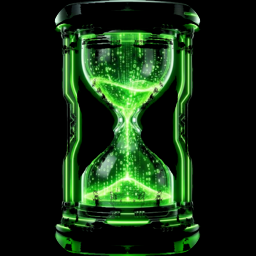
#> input picture flatpak/io.github.UnDadFeated.ChronoArchiver.png, 256 x 256 px; its folder holds only this picture in this run
$ python -i video_frame_noise.py   (imports and definitions only)
#> lines starting #> are read from the running program, lines starting #| are printed output that depends on the picture
#> further down, picture is the input picture: shape (256, 256, 3); mean B, G, R 18, 43.4, 19.7
"""
Per-frame luma / chroma noise scores for AI Video Upscaler (OpenCV stats, no extra NN).

Scores are in [0, 1]. A temporal pass smooths each track so NR strength does not flicker frame
to frame; symmetric smoothing needs a full pre-scan of the source video.
"""

from __future__ import annotations

import logging
from collections.abc import Callable

import numpy as np

_log = logging.getLogger("ChronoArchiver.video_frame_noise")

# Align with video_upscaler_panel heuristics (same analysis sizes / Gauss params).
LUMA_ANALYSIS_MAX_EDGE = 640
LUMA_GAUSS_KSIZE = 7
LUMA_GAUSS_SIGMA = 1.5
# Map HF stats to 0..1 (above old boolean thresholds → mid–high scores).
LUMA_SCORE_MED_SCALE = 10.0  # median HF residual: ~4 threshold → partial score
LUMA_SCORE_MEAN_SCALE = 22.0  # mean HF residual: ~7 threshold

CHROMA_MEAN_Y_LOW = 98.0
CHROMA_MEAN_Y_MID = 132.0
CHROMA_SPREAD_MIN = 22.0
CHROMA_SPREAD_SCALE = 45.0  # std(U)+std(V) extra above baseline → score


def _resize_bgr_for_analysis(bgr, max_edge: int):
#> called with max_edge = 640
    import cv2

    if bgr is None or bgr.size == 0:
        return bgr
    h, w = bgr.shape[:2]
#> h = 256; w = 256
    m = max(h, w)
#> m = 256
    if m <= max_edge or m <= 0:
        return bgr
    s = float(max_edge) / float(m)
    nh, nw = max(1, int(h * s)), max(1, int(w * s))
    return cv2.resize(bgr, (nw, nh), interpolation=cv2.INTER_AREA)


def luma_noise_score_from_source(bgr) -> float:
    """
    Continuous luma noise score [0, 1] from source BGR (high-frequency residual on Y).
    """
    import cv2

    if bgr is None or bgr.size == 0:
        return 0.0
    bgr = _resize_bgr_for_analysis(bgr, LUMA_ANALYSIS_MAX_EDGE)
    yuv = cv2.cvtColor(bgr, cv2.COLOR_BGR2YUV)
#> yuv: shape (256, 256, 3); mean of channels 0, 1, 2 33.4, 120.4, 116
    y = yuv[:, :, 0]
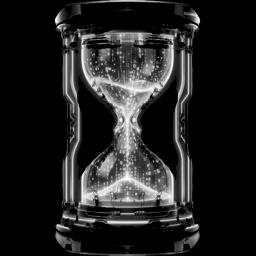
#> y: shape (256, 256); min 0, max 251, mean 33.4
    k = LUMA_GAUSS_KSIZE | 1
    if k < 3:
        k = 3
    blur = cv2.GaussianBlur(y, (k, k), LUMA_GAUSS_SIGMA)
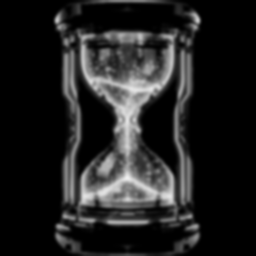
#> blur: shape (256, 256); min 0, max 238, mean 33.4
    diff = np.abs(y.astype(np.float32) - blur.astype(np.float32))
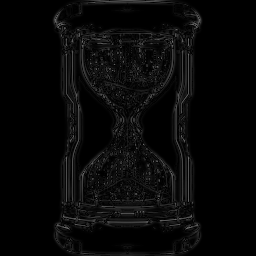
#> diff: shape (256, 256) float32; min 0, max 117, mean 7.8
    med = float(np.median(diff))
#> med = 0
    mean_hf = float(np.mean(diff))
#> mean_hf = 7.84
    s_med = float(np.clip((med - 2.0) / LUMA_SCORE_MED_SCALE, 0.0, 1.0))
#> s_med = 0
    s_mean = float(np.clip((mean_hf - 3.0) / LUMA_SCORE_MEAN_SCALE, 0.0, 1.0))
#> s_mean = 0.22
    return float(np.clip(0.45 * s_med + 0.55 * s_mean, 0.0, 1.0))


# [70 lines left out: functions chroma_noise_score_from_source, temporal_smooth_1d, temporal_smooth_scores_1d, pre_scan_noise_scores, not called in this run]

>>> import cv2
>>> picture = cv2.imread('../../flatpak/io.github.UnDadFeated.ChronoArchiver.png')
>>> result = luma_noise_score_from_source(picture)
#> result = 0.121
